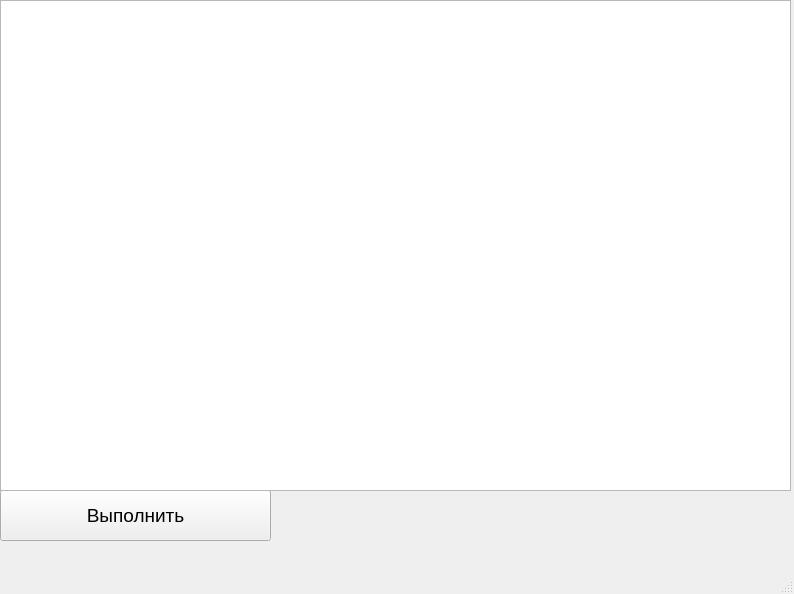
<?xml version="1.0" encoding="UTF-8"?>
<ui version="4.0">
 <class>MarketWindow</class>
 <widget class="QMainWindow" name="MarketWindow">
  <property name="geometry">
   <rect>
    <x>0</x>
    <y>0</y>
    <width>794</width>
    <height>594</height>
   </rect>
  </property>
  <property name="windowTitle">
   <string>Market</string>
  </property>
  <widget class="QWidget" name="centralwidget">
   <widget class="QPushButton" name="orderButton">
    <property name="geometry">
     <rect>
      <x>0</x>
      <y>490</y>
      <width>271</width>
      <height>51</height>
     </rect>
    </property>
    <property name="font">
     <font>
      <pointsize>14</pointsize>
     </font>
    </property>
    <property name="text">
     <string>Выполнить</string>
    </property>
   </widget>
   <widget class="QTableView" name="tableView">
    <property name="geometry">
     <rect>
      <x>0</x>
      <y>0</y>
      <width>791</width>
      <height>491</height>
     </rect>
    </property>
   </widget>
  </widget>
  <widget class="QMenuBar" name="menubar">
   <property name="geometry">
    <rect>
     <x>0</x>
     <y>0</y>
     <width>794</width>
     <height>21</height>
    </rect>
   </property>
  </widget>
  <widget class="QStatusBar" name="statusbar"/>
 </widget>
 <resources/>
 <connections/>
</ui>
